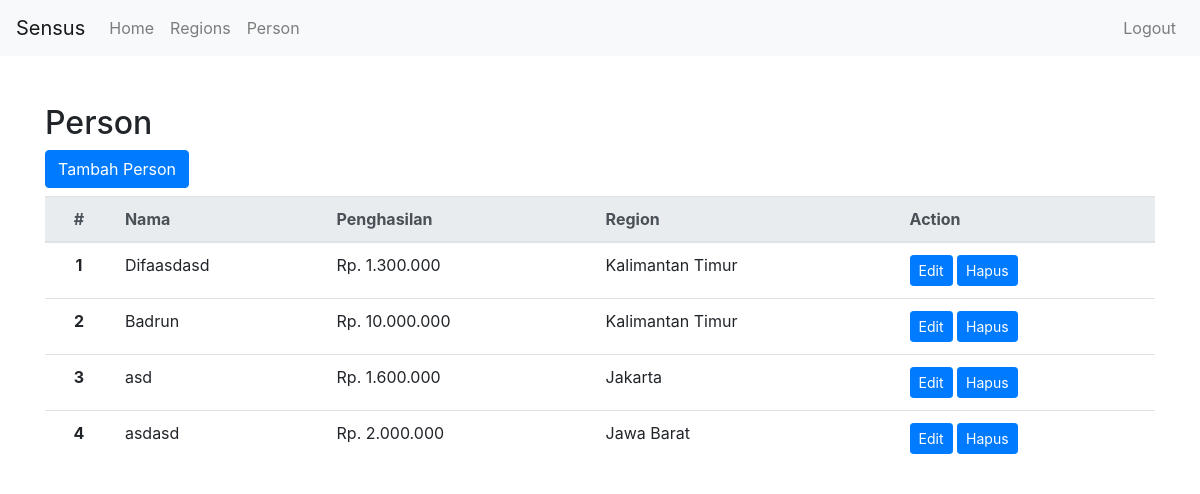
The page /person.php (signed in) on the database its author committed.
### tables this page shows
CREATE TABLE `person` (
  `id` int(11) NOT NULL,
  `name` varchar(255) NOT NULL,
  `region_id` int(11) NOT NULL,
  `address` varchar(255) NOT NULL,
  `income` int(11) NOT NULL,
  `created_at` datetime NOT NULL,
  `created_by` int(11) NOT NULL
);

CREATE TABLE `regions` (
  `id` int(11) NOT NULL,
  `name` varchar(255) NOT NULL,
  `created_at` datetime NOT NULL,
  `created_by` int(11) NOT NULL
);

### function.php (called while the page is built, shortened)
<?php
include 'koneksi.php';
function query($query){
    global $konek;
    $get_data = mysqli_query($konek, $query);
    $data = array();
    while($row = mysqli_fetch_assoc($get_data)){
        $data[] = $row;
    }
    return $data;
}
function rupiah($rp){
    $formatted = number_format($rp, 0, ',', '.');
    return 'Rp. ' . $formatted;
}

### person.php (the view, shortened to what this page needs)
<?php
    include 'koneksi.php';
    include 'template.php';
    include 'function.php';
?>
<div class="container m-5 mx-auto">
    <h2>Person</h2>
    <a class="btn btn-primary mb-2" href="person_tambah.php">Tambah Person</a>
    <table class="table">
        <thead class="thead-light">
            <tr>
                <th scope="col" class="text-center">#</th>
                <th scope="col">Nama</th>
                <th scope="col">Penghasilan</th>
                <th scope="col">Region</th>
                <th scope="col">Action</th>
            </tr>
        </thead>
        <tbody>
        <?php
            $datas = query("SELECT *,
                            person.id as id_person,
                            person.name as nama_person,
                            regions.name as nama_region
                            FROM person
                            INNER JOIN regions ON
                            person.region_id = regions.id");
            $no = 1;
            foreach($datas as $data):
        ?>
            <tr>
                <th scope="row" class="text-center"><?= $no++ ?></th>
                <td><?= $data['nama_person'] ?></td>
                <td><?= rupiah($data['income']) ?></td>
                <td><?= $data['nama_region'] ?></td>
                <td>
                    <a href="person_edit.php?id=<?= $data['id_person'] ?>" class="btn btn-primary btn-sm">Edit</a>
                    <a href="person_hapus.php?id=<?= $data['id_person'] ?>" class="btn btn-primary btn-sm">Hapus</a>
                </td>
            </tr>
        <?php endforeach; ?>
        </tbody>
    </table>
</div>

### rows shown on the page
person: name "Difaasdasd", income "Rp. 1.300.000", region.name "Kalimantan Timur"
person: name "Badrun", income "Rp. 10.000.000", region.name "Kalimantan Timur"
person: name "asd", income "Rp. 1.600.000", region.name "Jakarta"
person: name "asdasd", income "Rp. 2.000.000", region.name "Jawa Barat"
